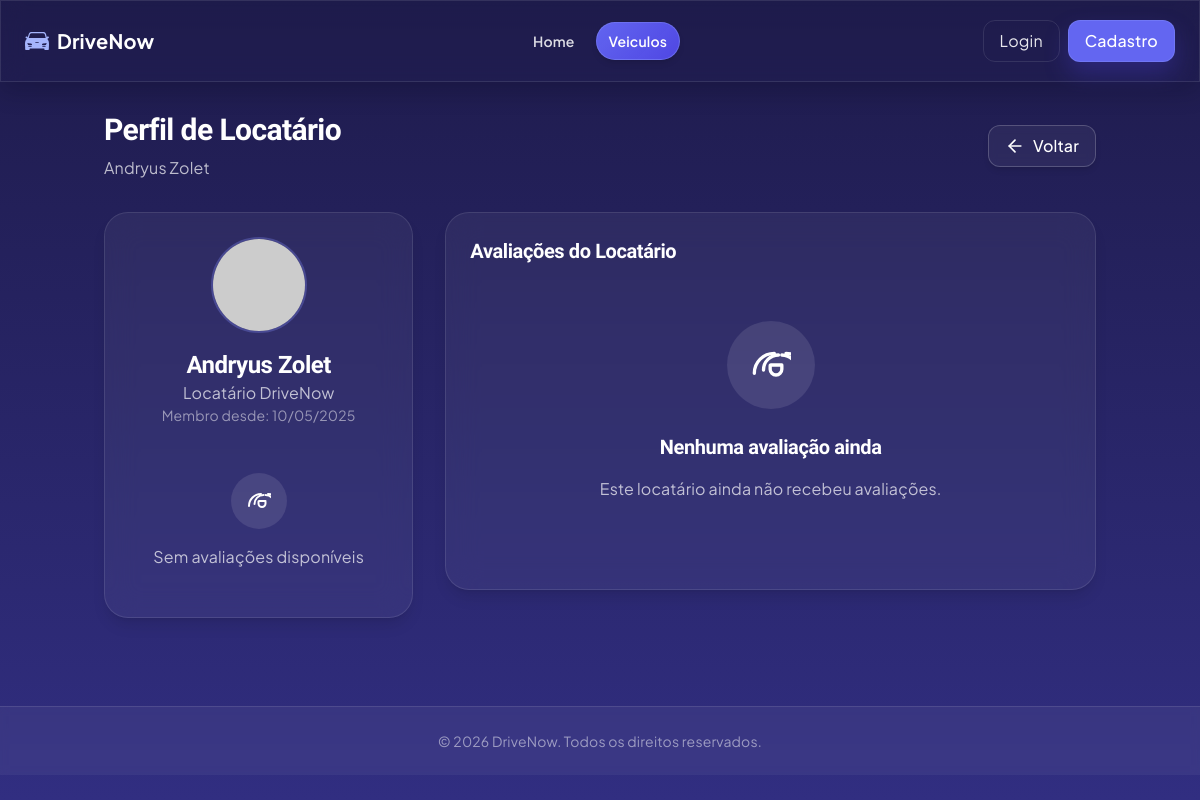
The app's page /avaliacao/avaliacoes_locatario.php?id=1 with its own data.
### tables this page shows
CREATE TABLE `conta_usuario` (
  `id` int(11) NOT NULL,
  `is_admin` tinyint(1) NOT NULL DEFAULT 0,
  `ativo` tinyint(1) NOT NULL DEFAULT 1,
  `primeiro_nome` varchar(50) DEFAULT NULL,
  `segundo_nome` varchar(50) DEFAULT NULL,
  `telefone` varchar(20) DEFAULT NULL,
  `e_mail` varchar(100) DEFAULT NULL,
  `senha` varchar(255) DEFAULT NULL,
  `data_de_entrada` date DEFAULT NULL,
  `foto_perfil` varchar(255) DEFAULT NULL,
  `cpf` varchar(14) DEFAULT NULL COMMENT 'CPF do usuário',
  `foto_cnh_frente` varchar(255) DEFAULT NULL COMMENT 'Caminho para foto da CNH (frente)',
  `foto_cnh_verso` varchar(255) DEFAULT NULL COMMENT 'Caminho para foto da CNH (verso)',
  `status_docs` enum('pendente','verificando','aprovado','rejeitado') NOT NULL DEFAULT 'pendente' COMMENT 'Status da verificação dos documentos',
  `data_verificacao` datetime DEFAULT NULL COMMENT 'Data da última verificação',
  `admin_verificacao` int(11) DEFAULT NULL COMMENT 'ID do admin que verificou os documentos',
  `tem_cnh` tinyint(1) NOT NULL DEFAULT 0 COMMENT 'Se o usuário possui CNH',
  `cadastro_completo` tinyint(1) NOT NULL DEFAULT 0 COMMENT 'Se o usuário completou o cadastro com documentos',
  `observacoes_docs` text DEFAULT NULL COMMENT 'Observações da verificação',
  `mensagens_nao_lidas` int(11) NOT NULL DEFAULT 0,
  `media_avaliacao_proprietario` decimal(3,1) DEFAULT NULL,
  `total_avaliacoes_proprietario` int(11) DEFAULT 0,
  `media_avaliacao_locatario` decimal(3,1) DEFAULT NULL,
  `total_avaliacoes_locatario` int(11) DEFAULT 0
);

### avaliacao/avaliacoes_locatario.php (the view, shortened to what this page needs)
<?php
$locatarioId = (int)$_GET['id'];
global $pdo;
$stmt = $pdo->prepare("
    SELECT u.*
    FROM conta_usuario u
    WHERE u.id = ?
");
$stmt->execute([$locatarioId]);
$locatario = $stmt->fetch();
$stmt = $pdo->prepare("
    SELECT al.*, r.reserva_data, r.devolucao_data, r.veiculo_id,
           CONCAT(u.primeiro_nome, ' ', u.segundo_nome) AS nome_proprietario,
           v.veiculo_marca, v.veiculo_modelo, v.veiculo_ano
    FROM avaliacao_locatario al
    INNER JOIN reserva r ON al.reserva_id = r.id
    INNER JOIN conta_usuario u ON al.proprietario_id = u.id
    INNER JOIN veiculo v ON r.veiculo_id = v.id
    WHERE al.locatario_id = ?
    ORDER BY al.data_avaliacao DESC
");
$stmt->execute([$locatarioId]);
$avaliacoes = $stmt->fetchAll();
$totalAvaliacoes = count($avaliacoes);
$mediaNota = 0;
$contagem = [
    5 => 0,
    4 => 0,
    3 => 0,
    2 => 0,
    1 => 0
];
$estaLogado = estaLogado();
$podeVerAvaliacoes = false;
?>
<!DOCTYPE html>
<html lang="pt-br">
<head>
    <script src="https://cdn.tailwindcss.com"></script>
    <link rel="stylesheet" href="../assets/ui-modern.css">
</head>
<body class="drivenow-modern text-white">
    <?php include_once '../includes/navbar.php'; ?>
    <main class="container mx-auto pt-28 pb-10 px-4">
        <div class="flex items-center justify-between mb-8">
            <div>
                <h2 class="text-3xl font-bold text-white">Perfil de Locatário</h2>
                <p class="text-white/70 mt-2"><?= htmlspecialchars($locatario['primeiro_nome']) ?> <?= htmlspecialchars($locatario['segundo_nome']) ?></p>
            </div>
            <a href="javascript:history.back()" class="btn-dn-ghost border border-white/20 text-white hover:bg-white/20 rounded-xl px-4 py-2 font-medium backdrop-blur-sm bg-white/5 hover:bg-white/10 shadow-md hover:shadow-lg flex items-center justify-center">
                <svg xmlns="http://www.w3.org/2000/svg" width="24" height="24" viewBox="0 0 24 24" fill="none" stroke="currentColor" stroke-width="2" stroke-linecap="round" stroke-linejoin="round" class="h-5 w-5 mr-2">
                    <path d="m12 19-7-7 7-7"></path>
                    <path d="M19 12H5"></path>
                </svg>
                <span>Voltar</span>
            </a>
        </div>
        <?php if (!$podeVerAvaliacoes && $totalAvaliacoes > 0): ?>
            <div class="section-shell backdrop-blur-lg bg-white/5 border subtle-border rounded-3xl shadow-lg p-6 text-center">
                <svg xmlns="http://www.w3.org/2000/svg" width="24" height="24" viewBox="0 0 24 24" fill="none" stroke="currentColor" stroke-width="2" stroke-linecap="round" stroke-linejoin="round" class="h-12 w-12 mx-auto mb-4 text-yellow-300">
                    <path d="M11 17h2"></path>
                    <rect x="11" y="7" width="2" height="6"></rect>
                    <path d="M22 12c0 5.5-4.5 10-10 10S2 17.5 2 12 6.5 2 12 2s10 4.5 10 10z"></path>
                </svg>
                <h3 class="text-xl font-bold mb-3">Acesso restrito</h3>
                <p class="text-white/70 mb-6">As informações de avaliação deste locatário só estão disponíveis para proprietários que já interagiram com este usuário, para o próprio usuário ou para administradores.</p>
                <?php if (!$estaLogado): ?>
                    <a href="../login.php" class="btn-dn-primary inline-block bg-indigo-500 hover:bg-indigo-600 text-white rounded-xl transition-colors border border-indigo-400/30 px-4 py-2 font-medium shadow-md hover:shadow-lg">Fazer Login</a>
                <?php endif; ?>
            </div>
        <?php else: ?>
            <div class="grid grid-cols-1 lg:grid-cols-3 gap-8">
                <div class="lg:col-span-1">
                    <div class="section-shell backdrop-blur-lg bg-white/5 border subtle-border rounded-3xl shadow-lg p-6 card-shine space-y-6">
                        <div class="text-center mb-6">
                            <div class="w-24 h-24 rounded-full overflow-hidden border-2 border-indigo-400/30 mx-auto mb-4">
                                <?php if (isset($locatario['foto_perfil']) && !empty($locatario['foto_perfil'])): ?>
                                    <img src="<?= htmlspecialchars($locatario['foto_perfil']) ?>" alt="Foto de Perfil" class="h-full w-full object-cover">
                                <?php else: ?>
                                    <img src="https://api.dicebear.com/7.x/initials/svg?seed=<?= urlencode($locatario['primeiro_nome']) ?>&backgroundColor=818cf8&textColor=ffffff&fontSize=40" alt="Usuário" class="h-full w-full object-cover">
                                <?php endif; ?>
                            </div>
                            <h3 class="text-2xl font-bold"><?= htmlspecialchars($locatario['primeiro_nome']) ?> <?= htmlspecialchars($locatario['segundo_nome']) ?></h3>
                            <p class="text-white/70">Locatário DriveNow</p>
                            <p class="text-white/50 text-sm">Membro desde: <?= isset($locatario['data_de_entrada']) && $locatario['data_de_entrada'] ? date('d/m/Y', strtotime($locatario['data_de_entrada'])) : 'Data não disponível' ?></p>
                        </div>
                        <?php if ($totalAvaliacoes > 0): ?>
                            <div>
                                <h4 class="text-lg font-semibold mb-3">Resumo das Avaliações</h4>
                                <div class="flex items-center mb-4">
                                    <div class="text-3xl font-bold mr-3"><?= number_format($mediaNota, 1, ',', '.') ?></div>
                                    <div>
                                        <div class="stars">
                                            <?php for ($i = 1; $i <= 5; $i++): ?>
                                                <span class="star <?= $i <= round($mediaNota) ? 'filled' : '' ?>">★</span>
                                            <?php endfor; ?>
                                        </div>
                                        <div class="text-white/50 text-sm"><?= $totalAvaliacoes ?> avaliações</div>
                                    </div>
                                </div>
                                <div class="space-y-2">
                                    <?php for ($i = 5; $i >= 1; $i--): ?>
                                        <div class="flex items-center">
                                            <div class="w-8 text-white/70"><?= $i ?> ★</div>
                                            <div class="flex-grow mx-2">
                                                <div class="h-2 rounded-full bg-white/10 overflow-hidden">
                                                    <?php
                                                    $porcentagem = $totalAvaliacoes > 0 ? ($contagem[$i] / $totalAvaliacoes) * 100 : 0;
                                                    ?>
                                                    <div class="h-full bg-indigo-500" style="width: <?= $porcentagem ?>%"></div>
                                                </div>
                                            </div>
                                            <div class="text-white/70 text-sm"><?= $contagem[$i] ?></div>
                                        </div>
                                    <?php endfor; ?>
                                </div>
                            </div>
                        <?php else: ?>
                            <div class="text-center py-6">
                                <div class="p-4 rounded-full bg-white/10 text-white inline-flex mb-4">
                                </div>
                                <p class="text-white/70">Sem avaliações disponíveis</p>
                            </div>
                        <?php endif; ?>
                    </div>
                </div>
                <div class="lg:col-span-2">
                    <div class="section-shell backdrop-blur-lg bg-white/5 border subtle-border rounded-3xl shadow-lg p-6">
                        <h3 class="text-xl font-semibold mb-4">Avaliações do Locatário</h3>
                        <?php if (empty($avaliacoes)): ?>
                            <div class="text-center py-10">
                                <div class="p-6 rounded-full bg-white/10 text-white inline-flex mb-6">
                                </div>
                                <h3 class="text-xl font-bold text-white mb-4">Nenhuma avaliação ainda</h3>
                                <p class="text-white/70 mb-6">Este locatário ainda não recebeu avaliações.</p>
                            </div>
                        <?php endif; ?>
                    </div>
                </div>
            </div>
        <?php endif; ?>
    </main>
    <footer class="bg-white/5 backdrop-blur-sm border-t subtle-border py-6 mt-12">
        <div class="container mx-auto px-4">
            <div class="text-center text-white/50 text-sm">
                &copy; <?= date('Y') ?> DriveNow. Todos os direitos reservados.
            </div>
        </div>
    </footer>
</body>
</html>

### assets/ui-modern.css (style rules this page uses)
:root { --dn-font-title: 'Sora', 'Trebuchet MS', 'Segoe UI', Tahoma, Geneva, Verdana, sans-serif; --dn-font-body: 'Plus Jakarta Sans', 'Segoe UI', Tahoma, Geneva, Verdana, sans-serif; --dn-surface: rgba(255, 255, 255, 0.06); --dn-surface-hover: rgba(255, 255, 255, 0.1); --dn-border: rgba(255, 255, 255, 0.14); --dn-shadow: 0 18px 35px rgba(2, 6, 23, 0.35); --dn-shadow-soft: 0 10px 22px rgba(2, 6, 23, 0.2); --dn-primary: #6366f1; --dn-primary-hover: #4f46e5; --dn-primary-accent: #818cf8; }
.drivenow-modern { font-family: var(--dn-font-body); letter-spacing: 0.01em; }
.drivenow-modern h1, .drivenow-modern h2, .drivenow-modern h3, .drivenow-modern h4, .drivenow-modern .title-font { font-family: var(--dn-font-title); letter-spacing: -0.02em; }
.section-shell { border: 1px solid var(--dn-border); box-shadow: var(--dn-shadow-soft); }
.btn-dn-ghost { transition: transform 0.2s ease, background-color 0.2s ease, border-color 0.2s ease; }

### avaliacao/avaliacoes_locatario.php (style rules this page uses)
body { background: linear-gradient(to bottom, #1e1b4b, #312e81); min-height: 100vh; }
.subtle-border { border-color: rgba(255, 255, 255, 0.1); }
.card-shine { position: relative; overflow: hidden; }
.card-shine::before { content: ''; position: absolute; top: -50%; left: -50%; width: 200%; height: 200%; background: radial-gradient(circle, rgba(255,255,255,0.1) 0%, transparent 40%); transform: translateY(-100%) translateX(-100%); opacity: 0; pointer-events: none; transition: opacity 0.8s ease; }

### records on screen
conta_usuario: primeiro_nome "Andryus", segundo_nome "Zolet", data_de_entrada "10/05/2025"
